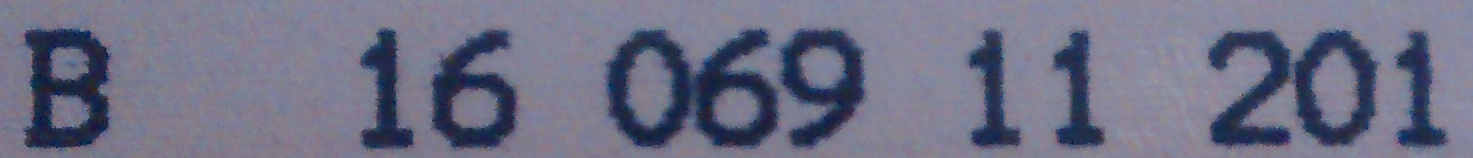
#> input picture 1.tif, 1473 x 158 px; its folder holds only this picture in this run
$ python binarize_image.py 1.tif   (Python 2 division)
#> lines starting #> are read from the running program, lines starting #| are printed output that depends on the picture; after the words box and inside, x2 and y2 are one past the last pixel; in counts of white or black regions, pixels touching at a corner belong together
import cv2
from matplotlib import pyplot as plt
import argparse, glob, os, logging

def binarize(inputfile, outputfile, threshold, inv):

#> called with inputfile = '1.tif', threshold = 100, inv = False
    if outputfile is None:
        outputfile = inputfile[:-4] + "_bin.tiff"

    img = cv2.imread(inputfile,0)
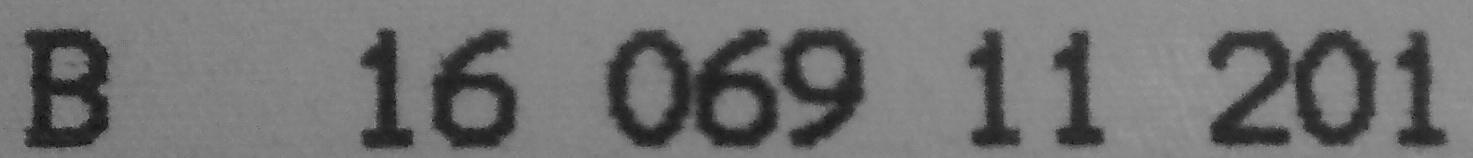
#> img: shape (158, 1473); min 10, max 155, mean 114.2
    img = cv2.medianBlur(img,5)

    if (inv):
        ret,binary = cv2.threshold(img,float(threshold),255,cv2.THRESH_BINARY)
    else:
        ret,binary = cv2.threshold(img,float(threshold),255,cv2.THRESH_BINARY_INV)
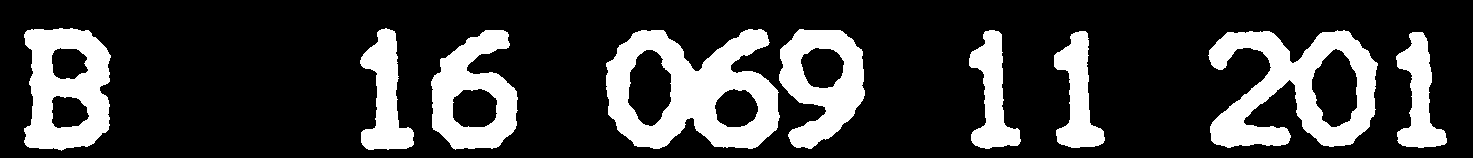
#> binary: shape (158, 1473); 22.8% white; 9 white regions, largest, box (x1, y1, x2, y2) and area: (606, 29, 780, 149) 11766, (1208, 30, 1378, 148) 10166, (24, 28, 111, 151) 7135
#> ret = 100

    print outputfile
    cv2.imwrite(outputfile, binary)
# [4 lines of commented-out code are left out]

def binarize_batch(inputfolder, outputfolder, threshold, inv):

    # Load all files in input folder that end with .jpg or .png
    inputfiles = glob.glob(os.path.join(inputfolder, "*.jpg"))
    inputfiles.extend(glob.glob(os.path.join(inputfolder, "*.tif")))

    print inv

    for inputfile in inputfiles:

        print inputfile

        if outputfolder is not None:
            outfolder = outputfolder
            if not os.path.isdir(outfolder):
                os.mkdir(outfolder)
        else:
            outfolder = inputfolder

        outputfilename = os.path.basename(inputfile)[:-4] + "_bin.tiff"
        outputfile = os.path.join(outfolder, outputfilename)
        logging.info("Processing: " + inputfile)
        logging.info("Target    : " + outputfile)

        binarize(inputfile, outputfile, threshold, inv)


if __name__ == "__main__":

    parser = argparse.ArgumentParser(description="Apply threshold to image.")
    parser.add_argument("inputfile", help="Path to input file containing the "
                        "pitch sequence")
    parser.add_argument("--output", help="Path to output image file. If "
                        "not specified a file will be created with the same "
                        "path/name as inputfile but ending with "

                        "\"_bin.tiff\".")
    parser.add_argument("--threshold", default=100, help="Threshold for binarizing "
                        "the input image. If not specified the default "
                        "value of 100 is used.")
    parser.add_argument("--inv", default=False, help="Invert binary image. "
                        "If not specified 255 for values over threshold")
    parser.add_argument("--batch", default=False, dest='batch',
                        action='store_const', const=True, help="Treat "
                        "inputfile as a folder and batch process every file "
                        "within this folder that ends with .csv or .txt. If "
                        "--output is specified it is expected to be a folder "
                        "too. If --output is not specified, all binarized "
                        "images will be saved into the input folder.")

    args = parser.parse_args()

    if args.inputfile is not None:

        if args.batch:
            binarize_batch(args.inputfile, args.output, args.threshold, args.inv)
        else:
            binarize(args.inputfile, args.output, args.threshold, args.inv)

$ run again, on 13.tif
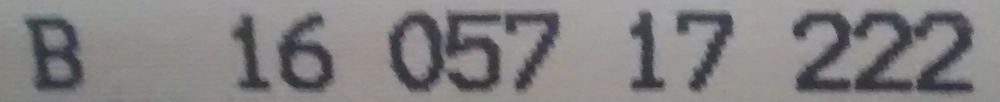
#> input picture 13.tif, 1000 x 102 px, shrunk from 1866 x 190 before the run
#> in binarize, `ret,binary = cv2.threshold(img,float(threshold),255,cv2.THRESH_BINARY_..`:
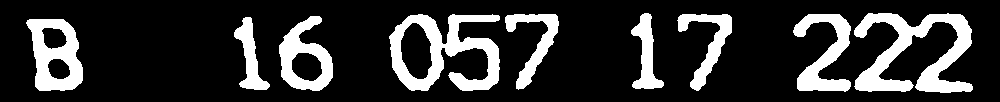
#> binary: shape (102, 1000); 19.4% white; 9 white regions, largest, box (x1, y1, x2, y2) and area: (854, 13, 973, 93) 4364, (389, 14, 500, 91) 4025, (26, 19, 83, 91) 2427
#> ret = 100

$ run again, on 14.tif
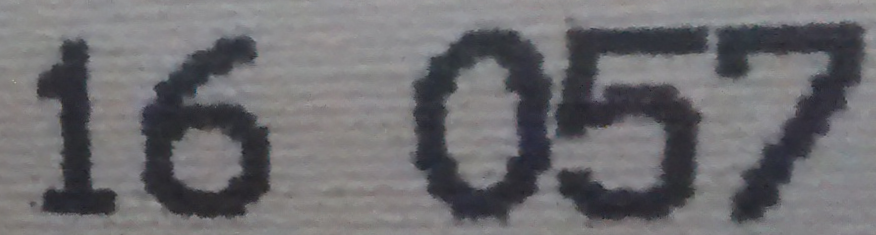
#> input picture 14.tif, 876 x 235 px
#> in binarize, `ret,binary = cv2.threshold(img,float(threshold),255,cv2.THRESH_BINARY_..`:
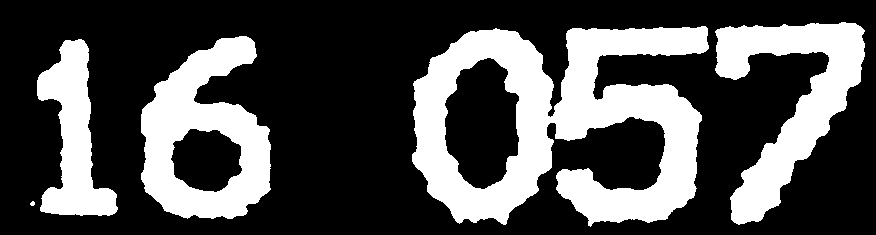
#> binary: shape (235, 876); 30.9% white; 5 white regions (1 under 20 px), largest, box (x1, y1, x2, y2) and area: (412, 26, 709, 227) 31285, (141, 36, 271, 219) 13045, (715, 22, 865, 225) 12264, (37, 39, 118, 216) 6937
#> ret = 100

$ run again, on 15.tif
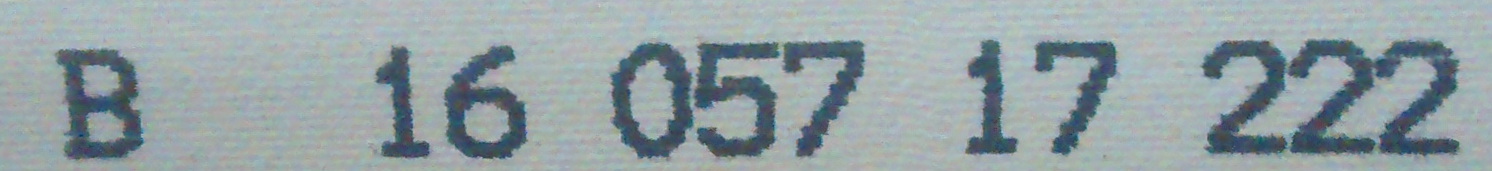
#> input picture 15.tif, 1492 x 171 px
#> in binarize, `img = cv2.imread(inputfile,0)`:
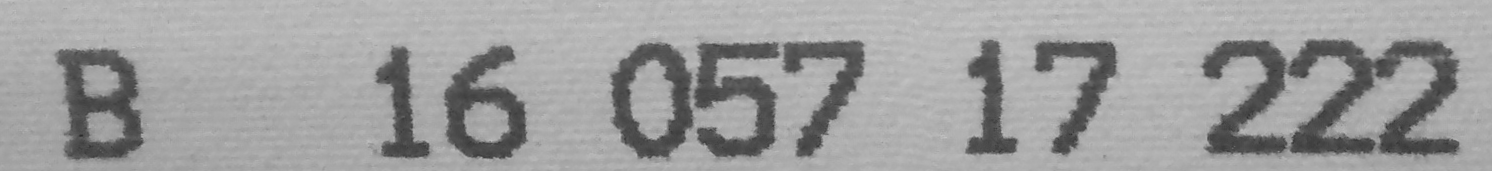
#> img: shape (171, 1492); min 41, max 206, mean 157.7
#> in binarize, `ret,binary = cv2.threshold(img,float(threshold),255,cv2.THRESH_BINARY_..`:
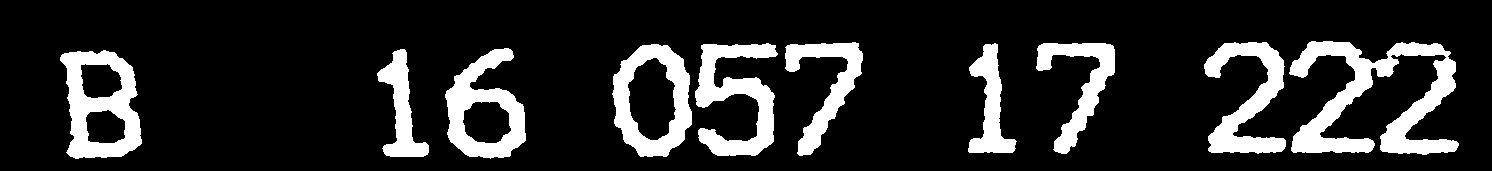
#> binary: shape (171, 1492); 15.9% white; 10 white regions, largest, box (x1, y1, x2, y2) and area: (1289, 41, 1459, 155) 8040, (60, 50, 142, 159) 4774, (695, 43, 778, 156) 4520
#> ret = 100

$ run again, on 10.tif
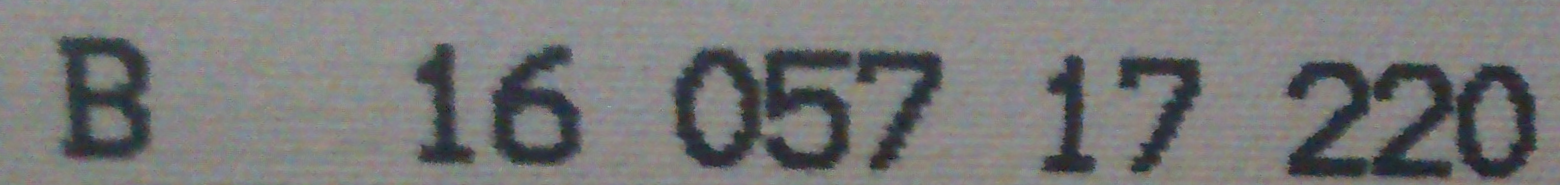
#> input picture 10.tif, 1560 x 185 px
#> in binarize, `ret,binary = cv2.threshold(img,float(threshold),255,cv2.THRESH_BINARY_..`:
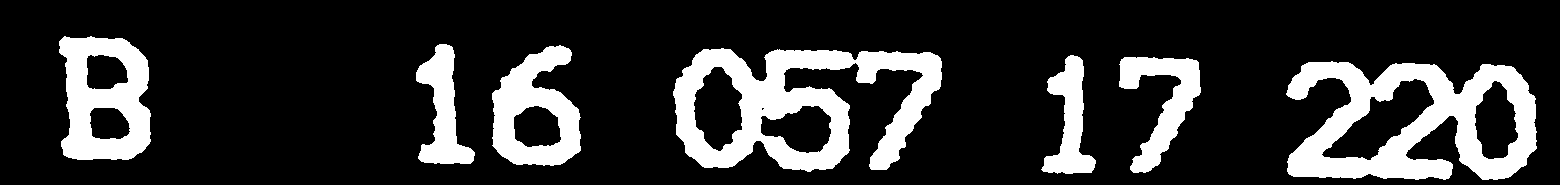
#> binary: shape (185, 1560); 19.4% white; 7 white regions, largest, box (x1, y1, x2, y2) and area: (673, 48, 942, 172) 16156, (1286, 61, 1537, 180) 15892, (59, 36, 151, 160) 7466
#> ret = 100
